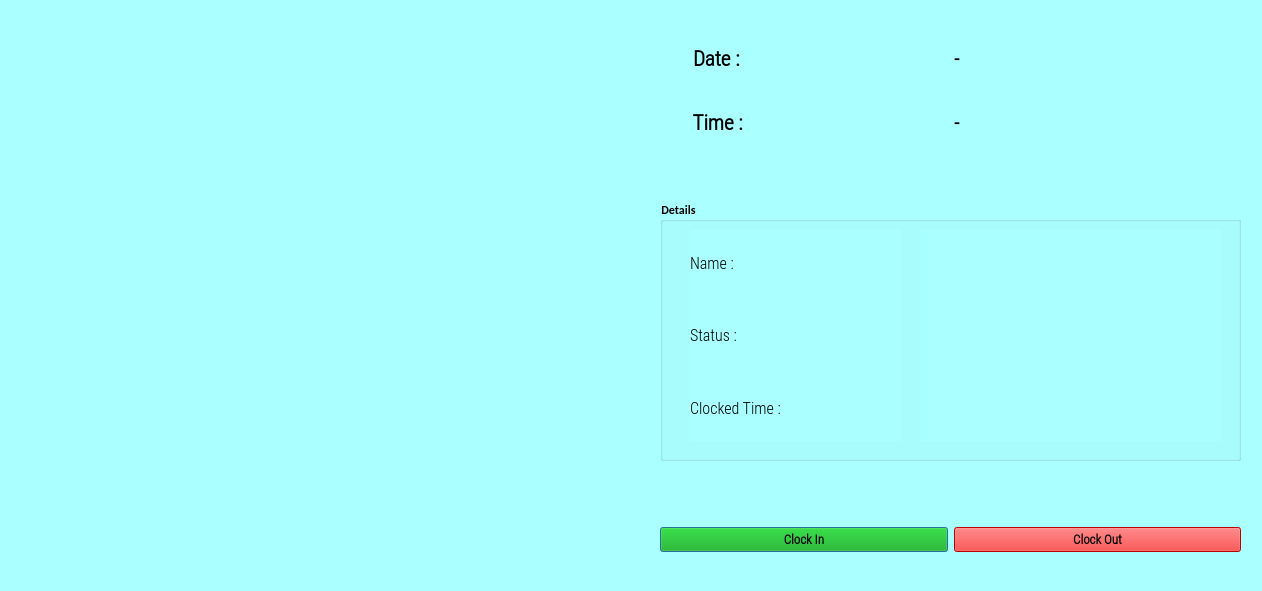
<?xml version="1.0" encoding="UTF-8"?>
<ui version="4.0">
 <class>OutputDialog</class>
 <widget class="QDialog" name="OutputDialog">
  <property name="geometry">
   <rect>
    <x>0</x>
    <y>0</y>
    <width>1262</width>
    <height>591</height>
   </rect>
  </property>
  <property name="minimumSize">
   <size>
    <width>0</width>
    <height>0</height>
   </size>
  </property>
  <property name="maximumSize">
   <size>
    <width>1280</width>
    <height>720</height>
   </size>
  </property>
  <property name="font">
   <font>
    <family>Calibri</family>
    <weight>75</weight>
    <bold>true</bold>
   </font>
  </property>
  <property name="windowTitle">
   <string>Intelligent Face Recognition Attendence System</string>
  </property>
  <property name="windowIcon">
   <iconset resource="resource.qrc">
    <normaloff>:/icon/icon.png</normaloff>:/icon/icon.png</iconset>
  </property>
  <property name="styleSheet">
   <string notr="true">background-color: rgb(170, 255, 255);</string>
  </property>
  <widget class="QLabel" name="imgLabel">
   <property name="geometry">
    <rect>
     <x>10</x>
     <y>10</y>
     <width>631</width>
     <height>570</height>
    </rect>
   </property>
   <property name="minimumSize">
    <size>
     <width>4</width>
     <height>0</height>
    </size>
   </property>
   <property name="maximumSize">
    <size>
     <width>640</width>
     <height>570</height>
    </size>
   </property>
   <property name="text">
    <string/>
   </property>
  </widget>
  <widget class="QWidget" name="horizontalLayoutWidget">
   <property name="geometry">
    <rect>
     <x>660</x>
     <y>500</y>
     <width>581</width>
     <height>80</height>
    </rect>
   </property>
   <layout class="QHBoxLayout" name="horizontalLayout">
    <item>
     <widget class="QPushButton" name="ClockInButton">
      <property name="font">
       <font>
        <family>Roboto Condensed Light</family>
        <pointsize>10</pointsize>
        <weight>75</weight>
        <bold>true</bold>
       </font>
      </property>
      <property name="styleSheet">
       <string notr="true">background-color: rgb(0, 170, 0);</string>
      </property>
      <property name="text">
       <string>Clock In</string>
      </property>
      <property name="checkable">
       <bool>true</bool>
      </property>
     </widget>
    </item>
    <item>
     <widget class="QPushButton" name="ClockOutButton">
      <property name="font">
       <font>
        <family>Roboto Condensed Light</family>
        <pointsize>10</pointsize>
        <weight>75</weight>
        <bold>true</bold>
       </font>
      </property>
      <property name="styleSheet">
       <string notr="true">background-color: rgb(255, 0, 0);</string>
      </property>
      <property name="text">
       <string>Clock Out</string>
      </property>
      <property name="checkable">
       <bool>true</bool>
      </property>
     </widget>
    </item>
   </layout>
  </widget>
  <widget class="QWidget" name="gridLayoutWidget">
   <property name="geometry">
    <rect>
     <x>660</x>
     <y>30</y>
     <width>581</width>
     <height>121</height>
    </rect>
   </property>
   <layout class="QGridLayout" name="gridLayout_2">
    <item row="0" column="0">
     <widget class="QLabel" name="label">
      <property name="font">
       <font>
        <family>Roboto Condensed Light</family>
        <pointsize>16</pointsize>
        <weight>75</weight>
        <bold>true</bold>
       </font>
      </property>
      <property name="layoutDirection">
       <enum>Qt::RightToLeft</enum>
      </property>
      <property name="text">
       <string>       Date :</string>
      </property>
     </widget>
    </item>
    <item row="0" column="1">
     <widget class="QLabel" name="Date_Label">
      <property name="font">
       <font>
        <family>Roboto Condensed Light</family>
        <pointsize>15</pointsize>
        <weight>75</weight>
        <bold>true</bold>
       </font>
      </property>
      <property name="text">
       <string>-</string>
      </property>
     </widget>
    </item>
    <item row="1" column="0">
     <widget class="QLabel" name="label_2">
      <property name="font">
       <font>
        <family>Roboto Condensed Light</family>
        <pointsize>16</pointsize>
        <weight>75</weight>
        <bold>true</bold>
       </font>
      </property>
      <property name="layoutDirection">
       <enum>Qt::RightToLeft</enum>
      </property>
      <property name="text">
       <string>       Time :</string>
      </property>
     </widget>
    </item>
    <item row="1" column="1">
     <widget class="QLabel" name="Time_Label">
      <property name="font">
       <font>
        <family>Roboto Condensed Light</family>
        <pointsize>15</pointsize>
        <weight>75</weight>
        <bold>true</bold>
       </font>
      </property>
      <property name="text">
       <string>-</string>
      </property>
     </widget>
    </item>
   </layout>
  </widget>
  <widget class="QGroupBox" name="groupBox">
   <property name="geometry">
    <rect>
     <x>660</x>
     <y>200</y>
     <width>581</width>
     <height>261</height>
    </rect>
   </property>
   <property name="title">
    <string>Details</string>
   </property>
   <widget class="QWidget" name="verticalLayoutWidget">
    <property name="geometry">
     <rect>
      <x>30</x>
      <y>30</y>
      <width>211</width>
      <height>211</height>
     </rect>
    </property>
    <layout class="QVBoxLayout" name="verticalLayout">
     <item>
      <widget class="QLabel" name="label_3">
       <property name="font">
        <font>
         <family>Roboto Condensed Light</family>
         <pointsize>12</pointsize>
         <weight>50</weight>
         <bold>false</bold>
        </font>
       </property>
       <property name="text">
        <string>Name : </string>
       </property>
      </widget>
     </item>
     <item>
      <widget class="QLabel" name="label_4">
       <property name="font">
        <font>
         <family>Roboto Condensed Light</family>
         <pointsize>12</pointsize>
         <weight>50</weight>
         <bold>false</bold>
        </font>
       </property>
       <property name="text">
        <string>Status :</string>
       </property>
      </widget>
     </item>
     <item>
      <widget class="QLabel" name="label_5">
       <property name="font">
        <font>
         <family>Roboto Condensed Light</family>
         <pointsize>12</pointsize>
         <weight>50</weight>
         <bold>false</bold>
        </font>
       </property>
       <property name="layoutDirection">
        <enum>Qt::RightToLeft</enum>
       </property>
       <property name="text">
        <string>Clocked Time : </string>
       </property>
      </widget>
     </item>
    </layout>
   </widget>
   <widget class="QWidget" name="verticalLayoutWidget_2">
    <property name="geometry">
     <rect>
      <x>260</x>
      <y>30</y>
      <width>301</width>
      <height>211</height>
     </rect>
    </property>
    <layout class="QVBoxLayout" name="verticalLayout_2">
     <item>
      <widget class="QLabel" name="NameLabel">
       <property name="font">
        <font>
         <family>Roboto Condensed Light</family>
         <pointsize>12</pointsize>
         <weight>50</weight>
         <bold>false</bold>
        </font>
       </property>
       <property name="text">
        <string/>
       </property>
      </widget>
     </item>
     <item>
      <widget class="QLabel" name="StatusLabel">
       <property name="font">
        <font>
         <family>Roboto Condensed Light</family>
         <pointsize>12</pointsize>
         <weight>50</weight>
         <bold>false</bold>
        </font>
       </property>
       <property name="text">
        <string/>
       </property>
      </widget>
     </item>
     <item>
      <layout class="QHBoxLayout" name="horizontalLayout_2">
       <item>
        <widget class="QLabel" name="HoursLabel">
         <property name="font">
          <font>
           <family>Roboto Condensed Light</family>
           <pointsize>12</pointsize>
           <weight>50</weight>
           <bold>false</bold>
          </font>
         </property>
         <property name="text">
          <string/>
         </property>
        </widget>
       </item>
       <item>
        <widget class="QLabel" name="MinLabel">
         <property name="font">
          <font>
           <family>Roboto Condensed Light</family>
           <pointsize>12</pointsize>
           <weight>50</weight>
           <bold>false</bold>
          </font>
         </property>
         <property name="text">
          <string/>
         </property>
        </widget>
       </item>
      </layout>
     </item>
    </layout>
   </widget>
  </widget>
 </widget>
 <resources>
  <include location="resource.qrc"/>
 </resources>
 <connections/>
</ui>
